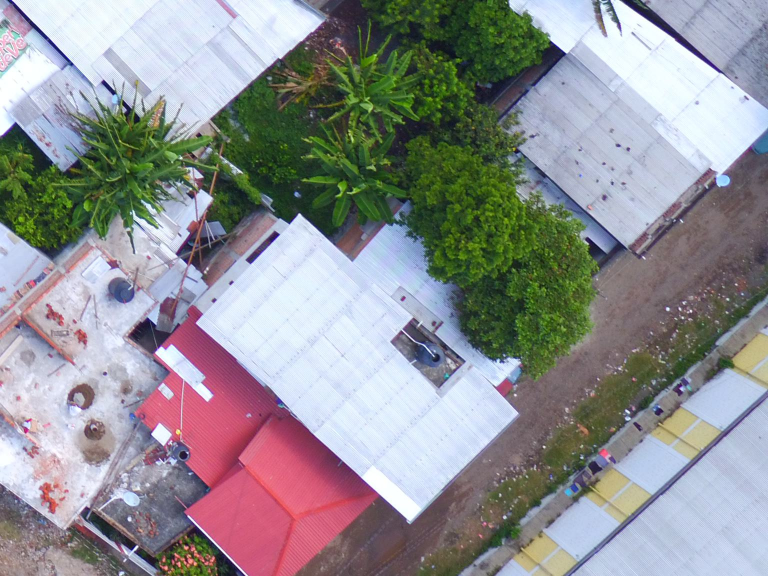
#> input picture image_x5_331.jpg, 1536 x 1152 px (shown at 1/2 size); its folder holds only this picture in this run
$ python -i funciones_auxiliares_predicciones.py   (imports and definitions only)   (older library calls are emulated)
#> lines starting #> are read from the running program, lines starting #| are printed output that depends on the picture; after the words box and inside, x2 and y2 are one past the last pixel; in counts of white or black regions, pixels touching at a corner belong together
#---------------------------------------------------------------------------
#    I M P O R T A C I O N     D E     L I B R E R I A S

# ==== Interfaz gráfica ====
from tkinter import *  # Para crear interfaces gráficas con botones, ventanas, etc.
from PIL import Image  # Para abrir y manipular las imágenes
from PIL import ImageTk  # Para mostrar imágenes de PIL dentro de la interfaz de Tkinter

# ==== Procesamiento de imágenes ====
import cv2  # Librería OpenCV para procesamiento de imágenes (lectura, filtros, etc.)
import time  # Permite medir el tiempo o hacer pausas

# ==== Manejo y análisis de datos ====
import pandas as pd  # Para manejar datos en estructuras tipo tabla (DataFrames)
import numpy as np  # Para realizar operaciones numéricas y trabajar con arreglos

# ==== Estadística ====
from scipy.stats import *  # Para usar funciones estadísticas como distribuciones, pruebas, etc.

# ==== Sistema de archivos ====
import os  # Para interactuar con archivos y carpetas del sistema (leer rutas, verificar existencia, etc.)

# ==== Visualización ====
import matplotlib.pyplot as plt  # Para generar gráficos y visualizaciones
from matplotlib.patches import Patch  # Para crear leyendas personalizadas (cuadros de color, etc.)

# ==== Análisis de textura ====
from skimage.feature import graycomatrix, graycoprops  # Para calcular textura (GLCM y propiedades como contraste, energía, etc.)
from skimage import color  # Para conversiones de color, por ejemplo, a escala de grises

# ==== Morfología de imágenes ====
from skimage.morphology import disk  # Genera un elemento estructurante en forma de disco (útil en filtrado morfológico)
# from skimage.filters import median  # (Comentado) Aplica un filtro de mediana, útil para eliminar ruido

# ==== Preprocesamiento de datos ====
from sklearn.preprocessing import StandardScaler  # Estandariza datos (media = 0, desviación estándar = 1), útil para machine learning

# ==== Paralelización ====
from multiprocessing.pool import ThreadPool  # Permite ejecutar tareas en paralelo usando múltiples hilos (no procesos)
from multiprocessing import Pool, cpu_count # sé correctamente Pool.map con una lista de args

#---------------------------------------------
#  V A R I A B L E S   G L O B A L E S
# --------------------------------------------
# [1 line not run here, left out]
# Diccionario de las categorias
categorias = {
    0: "Árbol",
    1: "Suelo desnudo",
    2: "Pavimento",
    3: "Cuerpo de agua",
    4: "Techo de lámina",
    5: "Techo de losa",
    6: "Arbusto",
    7: "Hierba y pasto seco",
    8: "Hierba y pasto verde",
    9: "Sombra",
    10: "Sin etiqueta"
}


 # Diccionario de colores por categoría
color_dict = {
        'Árbol': (0,139,69),
        'Suelo desnudo': (255, 153, 18),
        'Pavimento': (104, 131, 139),
        'Cuerpo de agua': (61, 85, 171),
        'Techo de lámina': (205, 104, 137),
        'Techo de losa': (128,0,0),
        'Arbusto': (47, 107, 85),
        'Hierba y pasto seco': (255, 255, 0),
        'Hierba y pasto verde': (0, 252, 124),
        'Sombra': (105, 105, 105),
        'Sin etiqueta': (0,0,0)
    }

def seg_SLIC(path_image, parametro_1= 40, parametro_2 = 10, parametro_3 = 10, parametro_4 = 20 ):
    '''
    Esta función realiza la segmentación de las imágenes mediante el método SLIC.
    Este código fue tomado del archivo Ultima_version.py proporcionado para el etiquetado.

    Entrada:
       path_image: ruta de la imagen a segmentar
       parametro 1 : Tamaño aproximado de los superpíxeles (más grande = menos superpíxeles)
       parametro 2 : Ruler: controla la compacidad (menor valor = más ajustado a bordes)
       parametro 3 : Número de iteraciones del algoritmo (mayor = más precisión)
       parametro 4 : Tamaño mínimo permitido para un superpíxel

    Salida:
        img: Imagen segmentada (formato PIL para mostrar)
        Labels_slic: matriz de etiquetas de cada superpíxel
        number_slic: número total de superpíxeles generados
    '''
#> called with path_image = 'image_x5_331.jpg', parametro_1 = 40, parametro_2 = 10, parametro_3 = 10, parametro_4 = 20

    ######################################
    ## S E G M E N T A C I Ó N  (SLIC)
    ######################################

    # Parámetros para configurar la segmentación SLIC
    # parametro_1 = 40    # Tamaño aproximado de los superpíxeles (más grande = menos superpíxeles)
    # parametro_2 = 10    # Ruler: controla la compacidad (menor valor = más ajustado a bordes)
    # parametro_3 = 10    # Número de iteraciones del algoritmo (mayor = más precisión)
    # parametro_4 = 20    # Tamaño mínimo permitido para un superpíxel

    # Se guardan en variables locales con nombres descriptivos
    region_size_ = int(parametro_1)
    ruler_ = int(parametro_2)
    num_iterations = int(parametro_3)
    min_element_size = int(parametro_4)

    # Cargar imagen desde el path proporcionado
    image = cv2.imread(path_image)
#> image is the input picture: shape (1152, 1536, 3); mean B, G, R 147.1, 144.3, 144.2

    # Convertir la imagen de BGR a HSV para mejorar segmentación por color
    img_converted = cv2.cvtColor(image, cv2.COLOR_BGR2HSV)
#> img_converted: shape (1152, 1536, 3); mean H, S, V 101.3, 69.5, 165.4

    # Crear el objeto SLIC para segmentar con los parámetros definidos
    slic = cv2.ximgproc.createSuperpixelSLIC(img_converted, region_size=region_size_, ruler=ruler_)

    # Ejecutar el algoritmo de segmentación SLIC
    slic.iterate(num_iterations)

    # Aplicar conectividad para eliminar regiones pequeñas no deseadas
    if min_element_size > 0:
        slic.enforceLabelConnectivity(min_element_size)
        # Se aseguran regiones mínimas conectadas, para evitar superpíxeles demasiado pequeños

    # Obtener la máscara de los bordes de los superpíxeles
    mask = slic.getLabelContourMask()
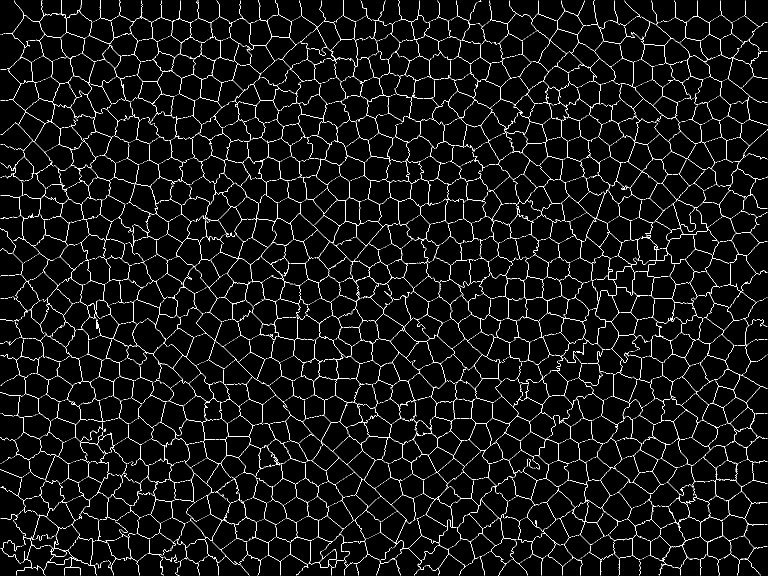
#> mask: shape (1152, 1536) (shown at 1/2 size); 4.3% white in thin lines or dots

    # Definir tamaño de dilatación para engrosar los contornos
    dilation_size = 2
    element_dilate = cv2.getStructuringElement(
        cv2.MORPH_RECT,
        (2 * dilation_size + 1, 2 * dilation_size + 1),
        (dilation_size, dilation_size)
    )
    # Aplicar dilatación a los bordes para que se vean más claramente
    mask = cv2.dilate(mask, element_dilate)
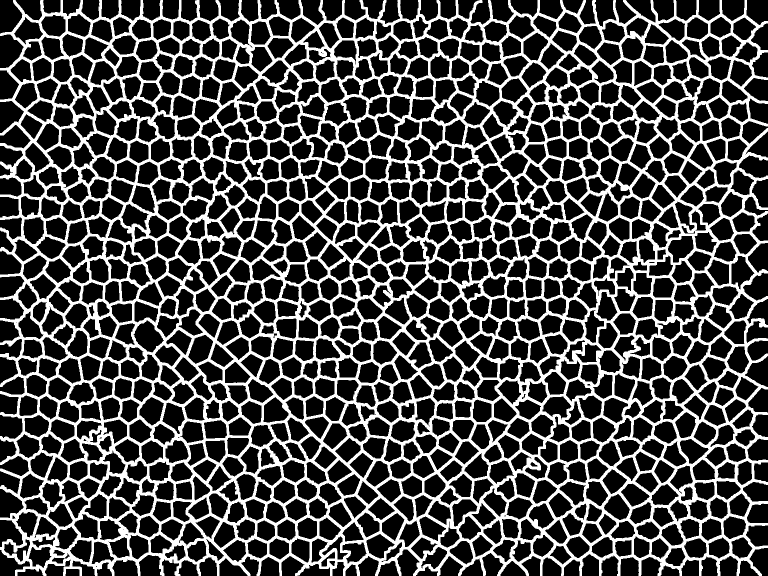
#> mask: shape (1152, 1536) (shown at 1/2 size); 27.7% white; 1 white region, box (x1, y1, x2, y2) and area: (0, 0, 1536, 1152) 489897

    # Obtener etiquetas de cada superpíxel (matriz con misma forma que imagen)
    label_slic = slic.getLabels()
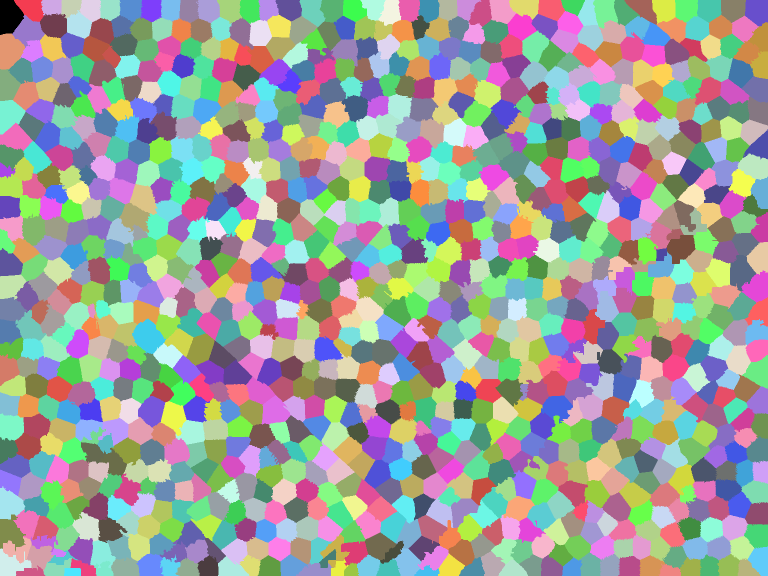
#> label_slic: shape (1152, 1536) int32 (shown at 1/2 size); 1104 distinct labels, from 0 to 1103; one colour per label, 0 black
    Labels_slic = label_slic

    # Obtener el número de superpíxeles antes de ser absorvidos, cuando eran muy pequeños
    #number_slic = slic.getNumberOfSuperpixels()  # esto daba el numero

    # numero de superpixeles final
    number_slic= len(np.unique(Labels_slic))
#> number_slic = 1104

    # Invertir la máscara (bordes en negro) para aplicar a la imagen original
    mask_inv_slic = cv2.bitwise_not(mask)

    # Aplicar la máscara invertida a la imagen original (se eliminan los contornos)
    img_slic = cv2.bitwise_and(image, image, mask=mask_inv_slic)
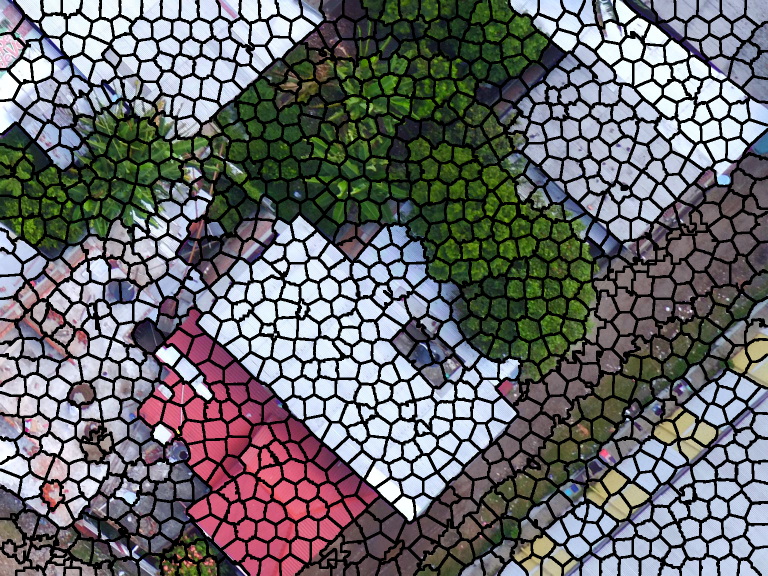
#> img_slic: shape (1152, 1536, 3) (shown at 1/2 size); mean B, G, R 106.6, 104.8, 104.5

    # Convertir la imagen de BGR a RGB para mostrarla correctamente
    imageToShowOutput = cv2.cvtColor(img_slic, cv2.COLOR_BGR2RGB)

    # Convertir la imagen final a formato PIL (útil para mostrar en Tkinter)
    img_seg = Image.fromarray(imageToShowOutput)

    # Devolver imagen segmentada, etiquetas por superpíxel, y número total de superpíxeles
    return img_seg, Labels_slic, number_slic

def extrac_features_sec(path_image, rect='normal', std_data=False,
                        parametro_1=40, parametro_2=10, parametro_3=10, parametro_4=20):
#
    '''
    Función para segmentar una imagen y extraer características por superpíxel de forma secuencial

    Entradas:
        path_image: Ruta de la imagen a procesar.
        rect: Tipo de rectángulo para extracción de textura ('normal' o 'orientado').
        std_data: Booleano. Si es True, estandariza las características (media 0, varianza 1).
        parametro_1 (int): Tamaño aproximado de los superpíxeles.
        parametro_2 (float): Ruler, controla compacidad (menor = más ajustado).
        parametro_3 (int): Iteraciones para el algoritmo SLIC.
        parametro_4 (int): Tamaño mínimo permitido para un superpíxel

    Salidas:
        img_slic: Imagen con superpíxeles segmentados (para mostrar).
        Labels_slic: Matriz de etiquetas por superpíxel.
        number_slic: Número total de superpíxeles generados.
        all_features: DataFrame con características extraídas.
        total_time_extrac_carac_sec: Tiempo total de ejecución (seg).
        total_time_seg_slic: Tiempo de segmentación SLIC (seg).

    También guarda un archivo .csv con las características extraídas.
    '''

    # === INICIO DEl TIEMPO ===
    start_extrac_carac_sec = time.time()

    # === SEGMENTACIÓN CON SLIC ===
    start_seg_slic = time.time()
    img_slic, Labels_slic, number_slic = seg_SLIC(
        path_image= path_image,
        parametro_1=parametro_1,
        parametro_2=parametro_2,
        parametro_3=parametro_3,
        parametro_4=parametro_4
    )
#> number_slic = 1104
    end_seg_slic = time.time()

    # === CARGA DE LA IMAGEN ORIGINAL ===
    image = cv2.imread(path_image)
    img_gray = cv2.cvtColor(image, cv2.COLOR_BGR2GRAY)  # Imagen en escala de grises
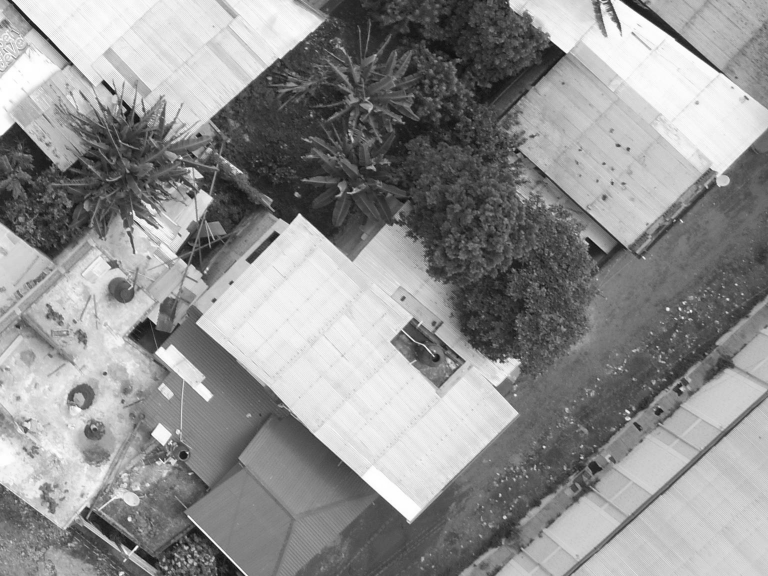
#> img_gray: shape (1152, 1536) (shown at 1/2 size); min 6, max 255, mean 144.6

    # === DETECCIÓN DE BORDES CON SOBEL ===
    sobelx = cv2.Sobel(img_gray, cv2.CV_32FC1, dx=1, dy=0, ksize=5)  # Derivada en X
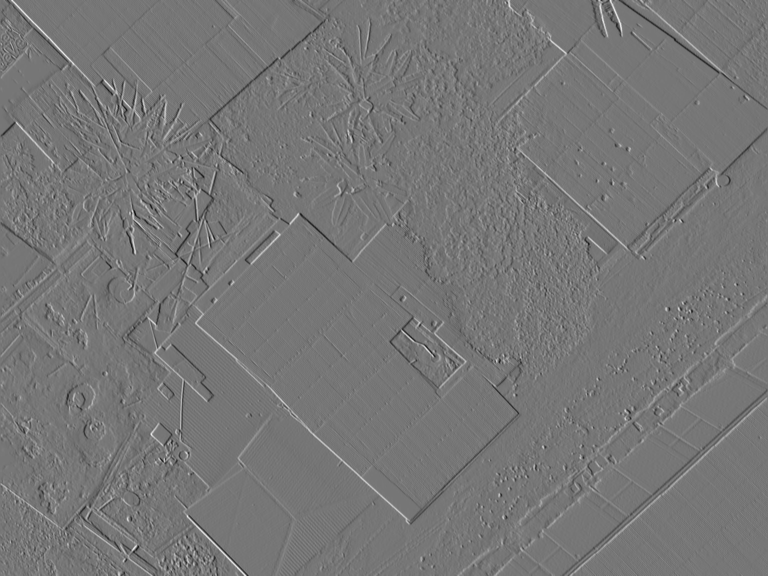
#> sobelx: shape (1152, 1536) float32 (shown at 1/2 size); min -6920, max 7934, mean -1.9; drawn with min black and max white
    sobely = cv2.Sobel(img_gray, cv2.CV_32FC1, dx=0, dy=1, ksize=5)  # Derivada en Y
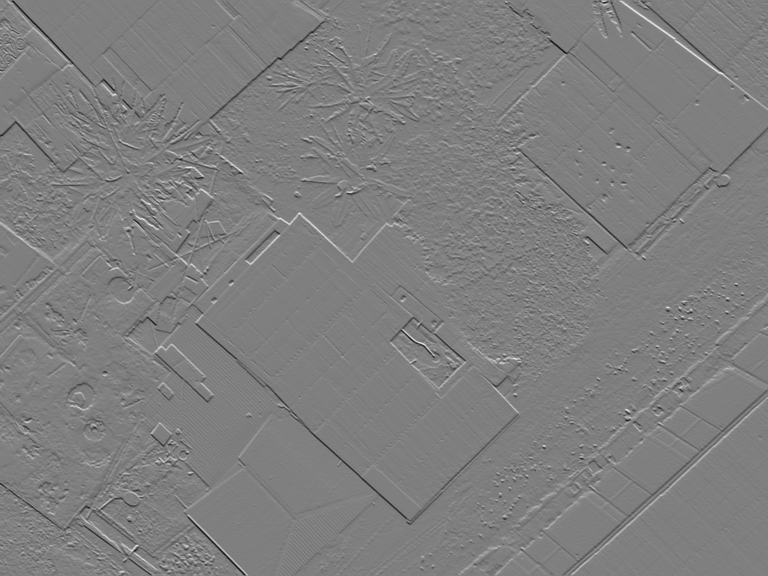
#> sobely: shape (1152, 1536) float32 (shown at 1/2 size); min -7650, max 7686, mean -3.2; drawn with min black and max white
#> (the run stopped early here; a loop or call above may not have finished)
